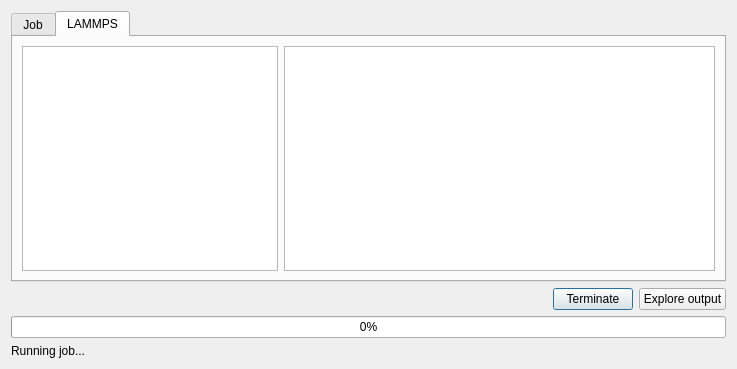
<?xml version="1.0" encoding="UTF-8"?>
<ui version="4.0">
 <class>Dialog</class>
 <widget class="QDialog" name="Dialog">
  <property name="geometry">
   <rect>
    <x>0</x>
    <y>0</y>
    <width>737</width>
    <height>369</height>
   </rect>
  </property>
  <property name="windowTitle">
   <string>Dialog</string>
  </property>
  <layout class="QVBoxLayout" name="verticalLayout">
   <item>
    <widget class="QTabWidget" name="tabWidget">
     <property name="currentIndex">
      <number>1</number>
     </property>
     <widget class="QWidget" name="job">
      <attribute name="title">
       <string>Job</string>
      </attribute>
      <layout class="QVBoxLayout" name="verticalLayout_2">
       <item>
        <widget class="QTextEdit" name="textEdit">
         <property name="lineWrapMode">
          <enum>QTextEdit::NoWrap</enum>
         </property>
         <property name="readOnly">
          <bool>true</bool>
         </property>
        </widget>
       </item>
      </layout>
     </widget>
     <widget class="QWidget" name="lammps">
      <attribute name="title">
       <string>LAMMPS</string>
      </attribute>
      <layout class="QVBoxLayout" name="verticalLayout_3">
       <item>
        <layout class="QHBoxLayout" name="horizontalLayout_2">
         <item>
          <widget class="QListWidget" name="listWidget">
           <property name="sizePolicy">
            <sizepolicy hsizetype="Minimum" vsizetype="Expanding">
             <horstretch>0</horstretch>
             <verstretch>0</verstretch>
            </sizepolicy>
           </property>
          </widget>
         </item>
         <item>
          <widget class="QTextEdit" name="textEdit_2">
           <property name="lineWrapMode">
            <enum>QTextEdit::NoWrap</enum>
           </property>
          </widget>
         </item>
        </layout>
       </item>
      </layout>
     </widget>
    </widget>
   </item>
   <item>
    <layout class="QHBoxLayout" name="horizontalLayout">
     <item>
      <spacer name="horizontalSpacer">
       <property name="orientation">
        <enum>Qt::Horizontal</enum>
       </property>
       <property name="sizeHint" stdset="0">
        <size>
         <width>40</width>
         <height>20</height>
        </size>
       </property>
      </spacer>
     </item>
     <item>
      <widget class="QPushButton" name="pushButton">
       <property name="text">
        <string>Terminate</string>
       </property>
      </widget>
     </item>
     <item>
      <widget class="QPushButton" name="pushButton_2">
       <property name="text">
        <string>Explore output</string>
       </property>
      </widget>
     </item>
    </layout>
   </item>
   <item>
    <widget class="QProgressBar" name="progressBar">
     <property name="value">
      <number>0</number>
     </property>
    </widget>
   </item>
   <item>
    <widget class="QLabel" name="label">
     <property name="text">
      <string>Running job...</string>
     </property>
    </widget>
   </item>
  </layout>
 </widget>
 <resources/>
 <connections/>
</ui>
